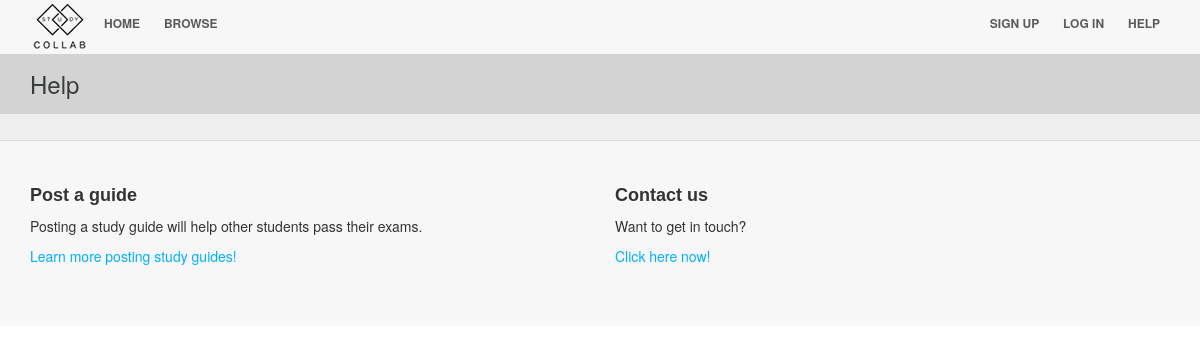
/help/, run on an earlier commit of the app's database.
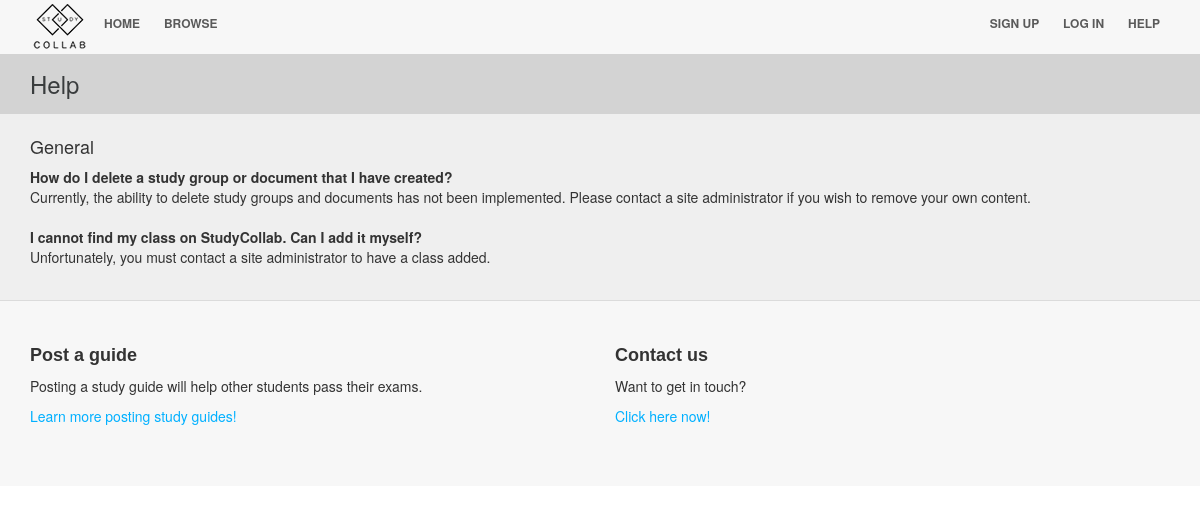
And on a later commit of the database.
### studycollab/models.py (models this page shows)
class help_category(models.Model):
	name = models.CharField(max_length=50)
	description = models.TextField(blank=True)
	priority = models.IntegerField(default=1)
	def __str__(self):
		return self.name

class help_question(models.Model):
	category = models.ForeignKey(help_category)
	question = models.TextField()
	answer = models.TextField()
	priority = models.IntegerField(default=1)
	def __str__(self):
		return self.question

### studycollab/views.py (the view)
# urls.py: url(r'^help/$', views.displayHelp, name = 'help'),
def displayHelp(request):
	helpcategories = help_category.objects.all().order_by('priority')
	helpquestions = help_question.objects.all().order_by('priority')
	return render(request, 'help.html', {'category': helpcategories, 'question': helpquestions})

### studycollab/templates/help.html (shortened to what this page needs)
{% extends 'template.html' %}
{% block body_block %}
<div class="header"><div class="container">Help</div></div>
<div class="body-default">
	<div class="container">
	{% for c in category %}
		<h4>{{ c }}</h4>
		{% for q in question %}
		{% if q.category == c  %}
			<div class="question">{{ q }}</div>
			<div class="answer">{{ q.answer }}</div>
			<br />
		{% endif %}
		{% endfor %}
	{% endfor %}
	</div>
</div>
{% endblock %}

What changed in the data, as far as the page shows it:
added help_category: name "General"
added help_question: question "How do I delete a study group or document that I have created?", answer "Currently, the ability to delete study groups and documents has not been implemented. Please contact a site administrator if you wish to remove your own content."
added help_question: question "I cannot find my class on StudyCollab. Can I add it myself?", answer "Unfortunately, you must contact a site administrator to have a class added."
